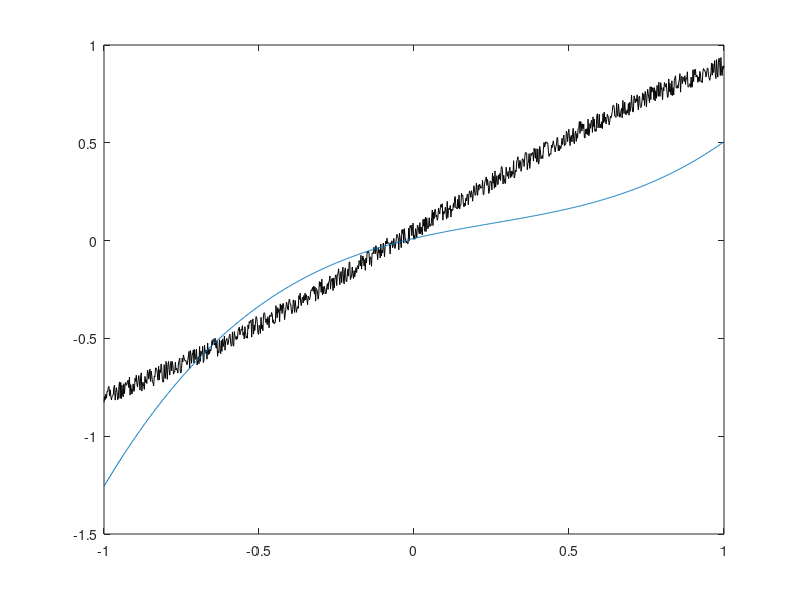

MATLAB code for this plot:
clear; 
clc;
close all;

%% Define the unknown function to interpolate
f = @(x) sin(x) + 0.1*rand(length(x),1);

%% Numbers of data points.
Nd = 5;

%% polynomial degree L
L = 4;

%% Setup the points at which we want to evaluate the interpolant
xe = linspace(-1,1,1000)'; %generate evenly-spaced points
ye = f(xe); %evaluate function

%% Start plotting stuff
figure
plot(xe,ye,'black');
%pause %waits for input

x = linspace(-1,1,Nd)'; %generate evenly-spaced points in [-1,1].
y = f(x);

%% Form Vandermonde matrix "intelligently"
V = zeros(Nd, L);
for vit = 1:L
    V(:,vit) = x.^(vit-1);
end

%% Compute coefficients by QR decomposition.
[Q,R] = qr(V);
a=R\(Q*y);

%% Evaluate polynomial interpolant by building eval matrix and
%% multiplying with coefficients.
Ve = zeros(length(xe),L);
for vit = 1:L
    Ve(:,vit) = xe.^(vit-1);
end
ye_num = Ve*a; %Do the matrix-vector product to predict values

%% Plot stuff
hold on;
plot(xe,ye_num,'-');
drawnow
%pause




    
    